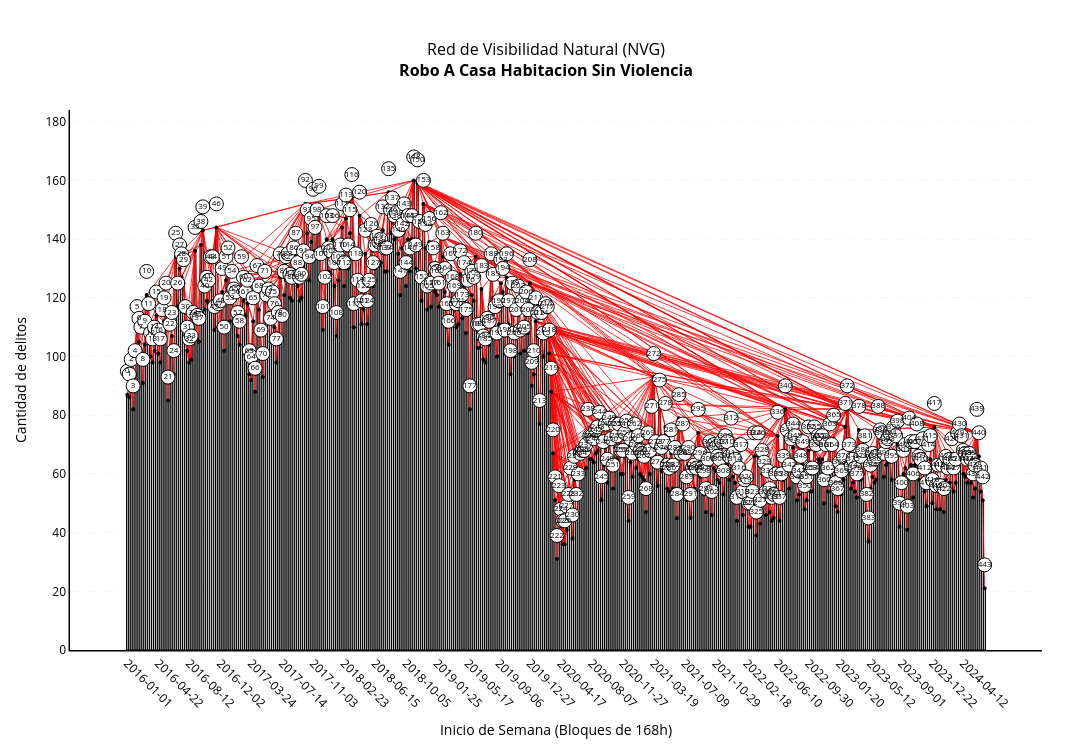

The notebook cell this image was saved under:
### Markdown cell above
<details>
<summary><b>Ejecución: Visualización del Grafo de Visibilidad Natural</b></summary>

<br>

Invoca `plot_visibility_graph_from_network` sobre el grafo compilado `visibility_graph` para proyectar las interconexiones de visibilidad sobre la serie cronológica.

**Variables de entrada**
* **`visibility_graph`** (`nx.Graph`): Red compleja generada con aristas y atributos.
* **`TARGET_CRIME`** (`str`): Constante global con el nombre del delito en estudio.

</details>

### Code cell
# [EJECUCIÓN] Renderizado del Grafo de Visibilidad Natural (NVG)
# INPUT:  visibility_graph (nx.Graph), TARGET_CRIME (str)
# OUTPUT: None (despliegue en output)

try:
    fig_nvg = plot_visibility_graph_from_network(global_visibility_graph, TARGET_CRIME)
    fig_nvg.show()
except Exception as err:
    logger.error(f"Error al renderizar el grafo de visibilidad: {err}")

### Figure 1 — Plotly figure (JSON) as saved in the notebook; plotly's stock layout.template omitted (floating-point values rounded to 4 significant figures; data arrays with more than 128 entries replaced by an {"elided": "..."} marker saying what was removed)
{"data": [{"marker": {"color": "white", "line": {"color": "black", "width": 1}}, "name": "Serie Temporal", "type": "bar", "x": {"elided": "444 str values"}, "y": {"elided": "444 int values"}}, {"hoverinfo": "none", "line": {"color": "red", "width": 0.8}, "mode": "lines", "name": "Visibilidad", "type": "scatter", "x": {"elided": "4221 str values"}, "y": {"elided": "4221 int values"}}, {"hoverinfo": "skip", "marker": {"color": "black", "size": 4}, "mode": "markers", "name": "Cúspides", "type": "scatter", "x": {"elided": "444 str values"}, "y": {"elided": "444 int values"}}, {"marker": {"color": "white", "line": {"color": "black", "width": 1}, "size": 14, "symbol": "circle"}, "mode": "markers+text", "name": "Nodos", "text": {"elided": "444 str values"}, "textfont": {"color": "black", "size": 8}, "textposition": "middle center", "type": "scatter", "x": {"elided": "444 str values"}, "y": {"elided": "444 int values"}}], "layout": {"bargap": 0.1, "height": 750, "margin": {"b": 100, "l": 70, "r": 50, "t": 110}, "paper_bgcolor": "white", "plot_bgcolor": "white", "showlegend": false, "title": {"font": {"color": "black", "size": 16}, "text": "Red de Visibilidad Natural (NVG)<br><b>Robo A Casa Habitacion Sin Violencia</b>", "x": 0.5, "xanchor": "center"}, "width": 1300, "xaxis": {"color": "black", "linecolor": "black", "linewidth": 1.5, "showline": true, "tickangle": 45, "tickformat": "%Y-%m-%d", "tickmode": "array", "tickvals": ["2016-01-01T00:00:00", "2016-04-22T00:00:00", "2016-08-12T00:00:00", "2016-12-02T00:00:00", "2017-03-24T00:00:00", "2017-07-14T00:00:00", "2017-11-03T00:00:00", "2018-02-23T00:00:00", "2018-06-15T00:00:00", "2018-10-05T00:00:00", "2019-01-25T00:00:00", "2019-05-17T00:00:00", "2019-09-06T00:00:00", "2019-12-27T00:00:00", "2020-04-17T00:00:00", "2020-08-07T00:00:00", "2020-11-27T00:00:00", "2021-03-19T00:00:00", "2021-07-09T00:00:00", "2021-10-29T00:00:00", "2022-02-18T00:00:00", "2022-06-10T00:00:00", "2022-09-30T00:00:00", "2023-01-20T00:00:00", "2023-05-12T00:00:00", "2023-09-01T00:00:00", "2023-12-22T00:00:00", "2024-04-12T00:00:00"], "title": {"text": "Inicio de Semana (Bloques de 168h)"}}, "yaxis": {"color": "black", "gridcolor": "lightgrey", "griddash": "dash", "gridwidth": 0.2, "linecolor": "black", "linewidth": 1.5, "range": [0, 184], "showgrid": true, "showline": true, "title": {"text": "Cantidad de delitos"}}}}
